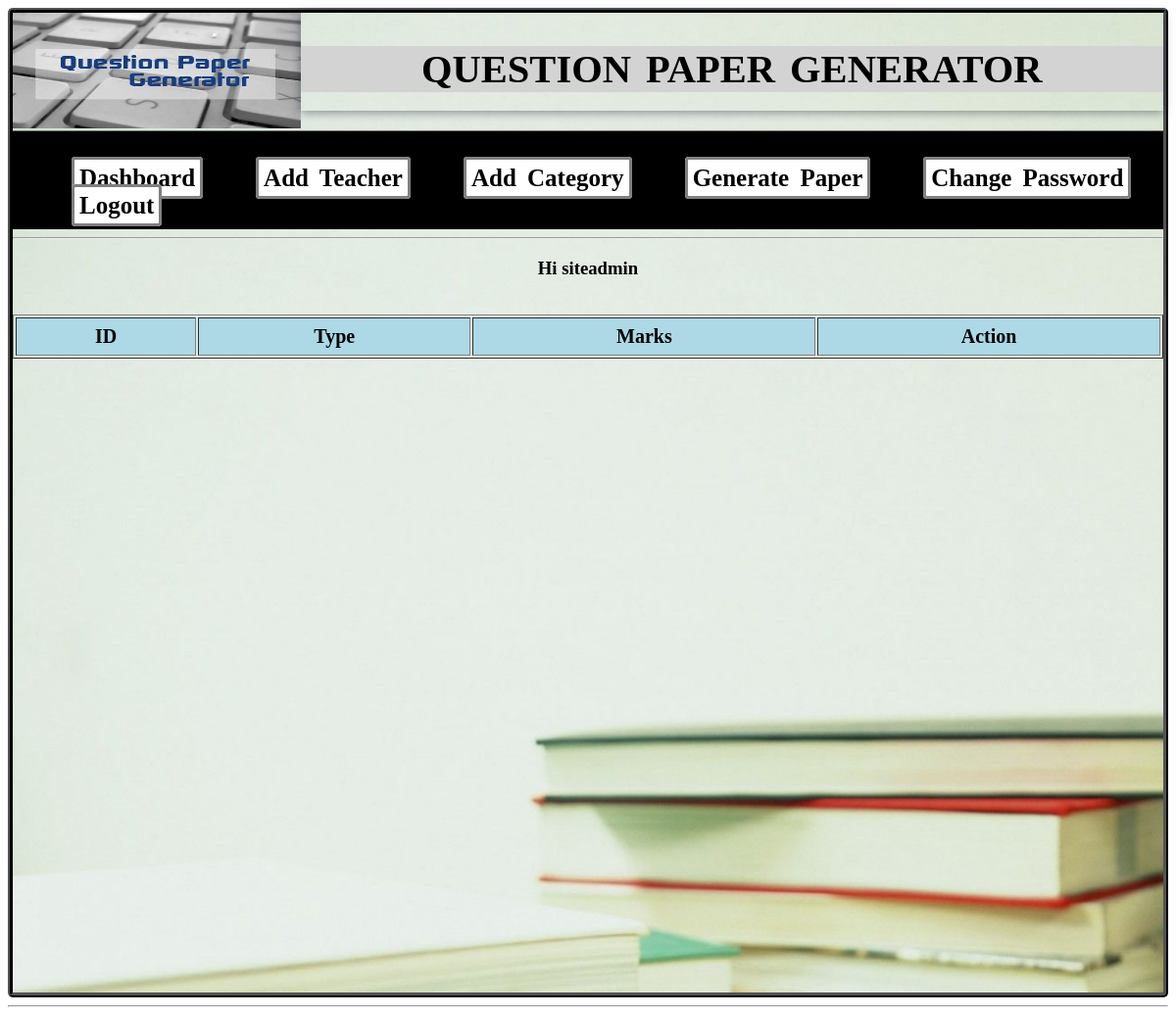
Page /admin/update-category.php (signed in) on the earlier database version.
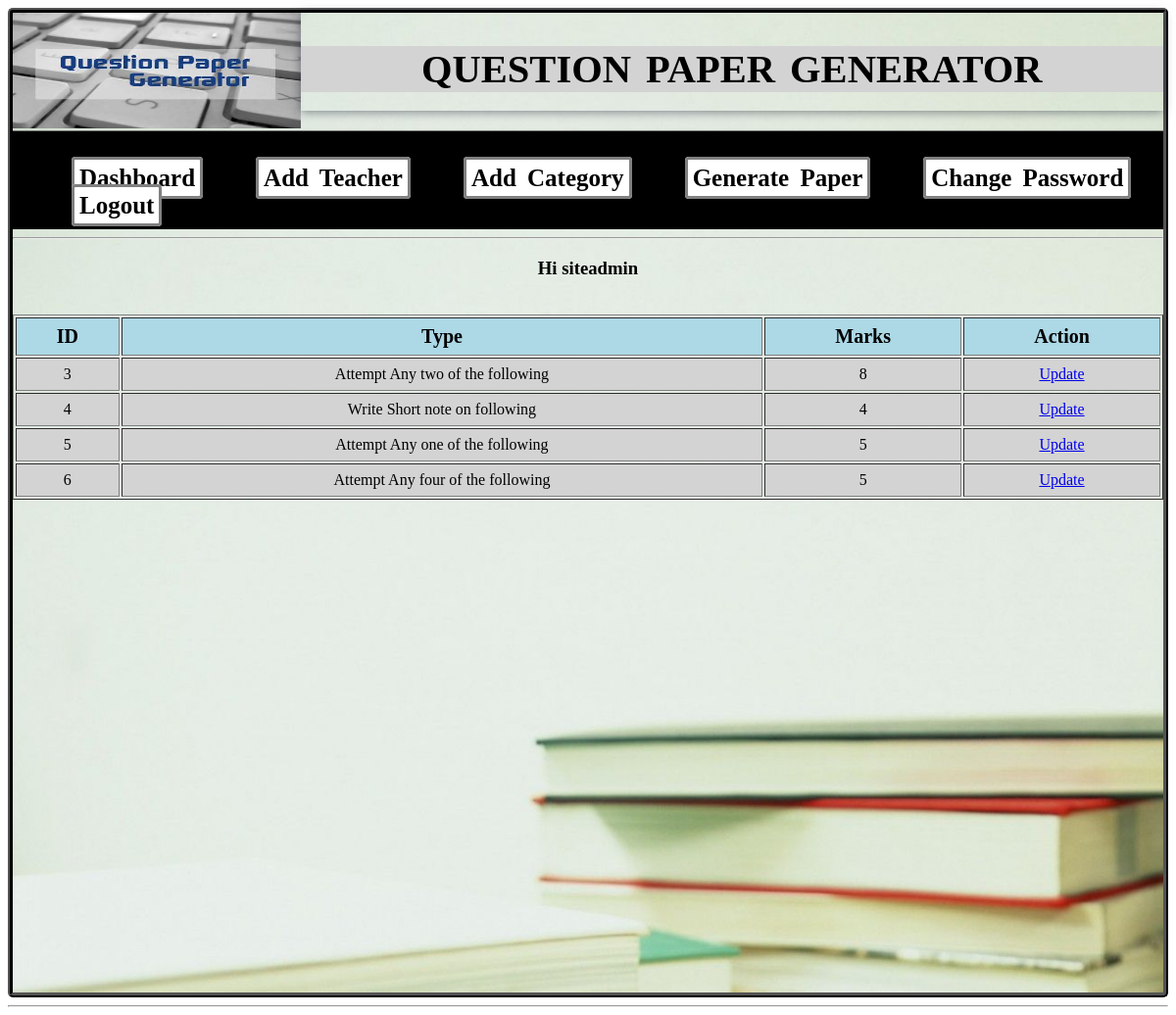
Same page on the later database version.
### tables this page shows
CREATE TABLE IF NOT EXISTS `qcat` (
  `catid` int(11) NOT NULL AUTO_INCREMENT,
  `qcatnm` varchar(255) NOT NULL,
  `catmarks` int(11) NOT NULL,
  PRIMARY KEY (`catid`)
);

### admin/update-category.php (the view, shortened to what this page needs)
<html>
<head>
<link rel="stylesheet" type="text/css" href="css/style1.css">
</head>
<body>
   <?php
    include 'header.php';
	?>
	       <div id='tname'>
		       <h3>Hi <?php echo $_SESSION['arole'];?>
		   </div>
             <div id="content"><br>
	             <table border="1" width="100%">
				 <tr>
				 <th>ID</th>
				 <th>Type</th>
				 <th>Marks</th>
				  <th>Action</th>
				 </tr>
				 <?php
				 include 'conection.php';
				 $queryS ="SELECT * FROM qcat";
				$resultS=mysqli_query($con,$queryS);
				while($rows=mysqli_fetch_assoc($resultS))
				{
				?>
				<tr>
				<td><?php echo $rows['catid'] ?></td>
				<td><?php echo $rows['qcatnm'] ?></td>
				<td><?php echo $rows['catmarks'] ?></td>
				<td>
				<a href="update-cat-sigle.php?catid=<?php echo $rows['catid'] ?>">
				Update
				</td>
				</tr>
				<?php
				}
				 ?>
				 </table>
	               <br>
             </div>
</div>
<hr>
</body>
</html>

Differences in the rows shown:
added qcat: catid "3", qcatnm "Attempt Any two of the following", catmarks "8"
added qcat: catid "4", qcatnm "Write Short note on following", catmarks "4"
added qcat: catid "5", qcatnm "Attempt Any one of the following", catmarks "5"
added qcat: catid "6", qcatnm "Attempt Any four of the following", catmarks "5"
